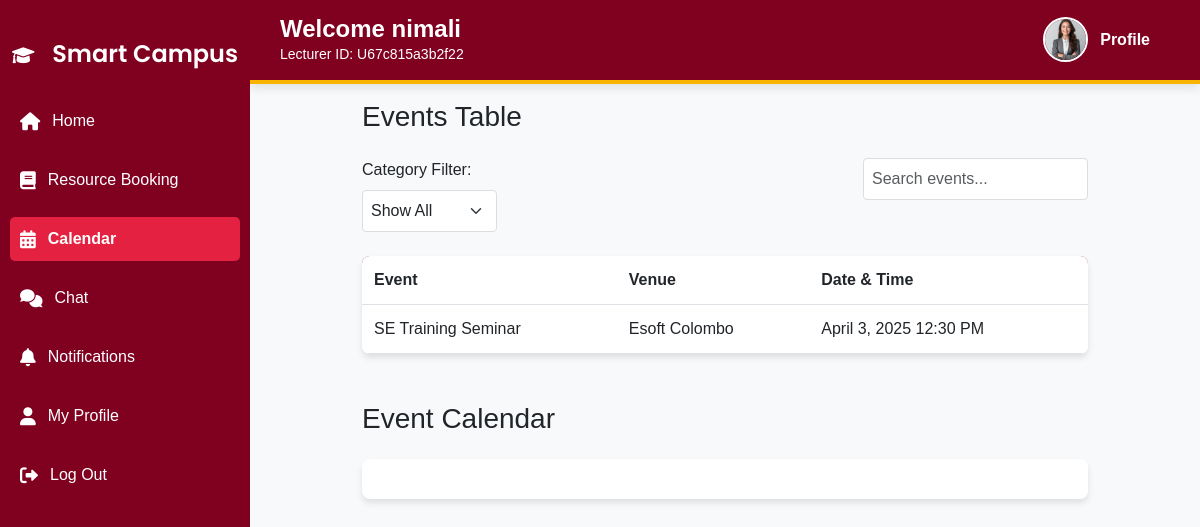
The app's page /cms-main/lecturer/lec_calendar.php (signed in) with its own data.
### tables this page shows
CREATE TABLE IF NOT EXISTS `events` (
  `id` int NOT NULL AUTO_INCREMENT,
  `type` varchar(50) DEFAULT NULL,
  `name` varchar(100) DEFAULT NULL,
  `location` varchar(100) DEFAULT NULL,
  `date` date DEFAULT NULL,
  `time` time DEFAULT NULL,
  `badge_id` int DEFAULT NULL,
  PRIMARY KEY (`id`)
);

### cms-main/lecturer/lec_calendar.php (the view, shortened to what this page needs)
<?php
include '../db.php';
$events = $conn->query("
    SELECT e.*, b.badge_name
    FROM events e
    LEFT JOIN badges b ON e.badge_id = b.badge_id
");
$event_data = [];
while ($event = $events->fetch_assoc()) {
    $event_data[] = [
        'title' => $event['name'],
        'start' => $event['date'] . "T" . $event['time'],
        'location' => $event['location'],
        'backgroundColor' => '#4CAF50',
        'borderColor' => '#388E3C',
        'textColor' => '#ffffff',
    ];
}
?>
<!DOCTYPE html>
<html lang="en">
<head>
    <link rel="stylesheet" href="https://cdn.jsdelivr.net/npm/bootstrap@5.3.0/dist/css/bootstrap.min.css">
    <link rel="stylesheet" href="https://cdnjs.cloudflare.com/ajax/libs/font-awesome/6.0.0/css/all.min.css">
    <link rel="stylesheet" href="https://cdn.jsdelivr.net/npm/fullcalendar@5.10.1/main.min.css">
    <link rel="stylesheet" href="../assets/style.css">
</head>
<body>
    <?php include 'lecturer-header.php'; ?>
    <?php include 'lec_sidebar.php'; ?>
    <div class="main-content">
        <div class="container">
            <h3 class="mb-4">Events Table</h3>
            <div class="d-flex justify-content-between mb-4">
                <div>
                    <label for="categoryFilter" class="form-label">Category Filter: </label>
                    <select id="categoryFilter" class="form-select">
                        <option value="all">Show All</option>
                    </select>
                </div>
                <div>
                    <input type="text" id="searchInput" class="form-control" placeholder="Search events...">
                </div>
            </div>
            <table class="table table-hover" id="eventsTable">
                <thead>
                    <tr>
                        <th>Event</th>
                        <th>Venue</th>
                        <th>Date & Time</th>
                    </tr>
                </thead>
                <tbody>
                    <?php foreach ($event_data as $event): ?>
                        <tr>
                            <td><?php echo htmlspecialchars($event['title']); ?></td>
                            <td><?php echo htmlspecialchars($event['location']); ?></td>
                            <td><?php echo date("F j, Y g:i A", strtotime($event['start'])); ?></td>
                        </tr>
                    <?php endforeach; ?>
                </tbody>
            </table>
            <div class="mt-5">
                <h3 class="mb-4">Event Calendar</h3>
                <div id="calendar"></div>
            </div>
        </div>
    </div>
</body>
</html>

### cms-main/assets/style.css (style rules this page uses)
body { font-family: Arial, sans-serif; background-color: #f5f5f5; margin: 0; padding: 0; }
.main-content { margin-left: 270px; padding: 20px; padding-top: 140px; }

### cms-main/lecturer/lec_calendar.php (style rules this page uses)
body { background-color: #f8f9fa; }
.main-content { margin-left: 250px; padding: 100px; }
.table { background-color: #fff; border-radius: 8px; overflow: hidden; box-shadow: 0 4px 6px rgba(0, 0, 0, 0.1); }
.table thead { background-color:rgb(184, 52, 87); color: #fff; }
.table th, .table td { padding: 12px; text-align: left; }
#calendar { background-color: #fff; border-radius: 8px; padding: 20px; box-shadow: 0 4px 6px rgba(0, 0, 0, 0.1); }
.form-control, .form-select { border-radius: 4px; border: 1px solid #ddd; padding: 8px; }
.d-flex { gap: 10px; }

### records on screen
events: name "SE Training Seminar", location "Esoft Colombo", start "April 3, 2025 12:30 PM"

### other values on screen
$user_name "nimali"
$lecturer_id "U67c815a3b2f22"
